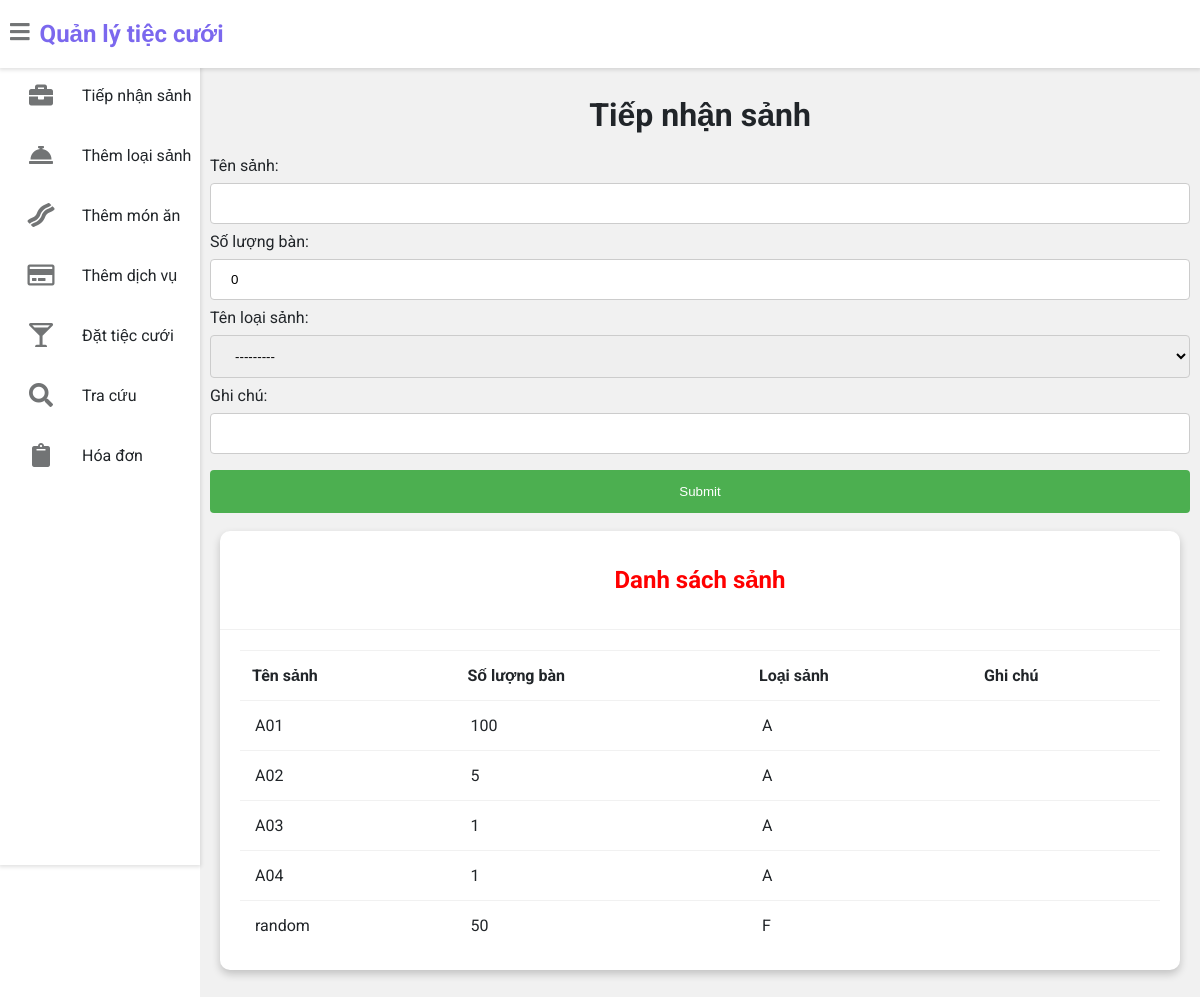
The page /tiepnhansanh on the database its author committed.
### tieccuoi/models.py (models this page shows, shortened)
class LoaiSanh(models.Model):
    MaLoaiSanh = models.AutoField(primary_key=True)
    TenLoaiSanh = models.CharField(max_length=20, unique=True)
    DonGia = models.DecimalField(decimal_places=2, default=0, max_digits=14, validators=[validatePositive])
    def __str__(self):
        return self.TenLoaiSanh

class Sanh(models.Model):
    MaSanh = models.AutoField(primary_key=True)
    TenSanh = models.CharField(max_length=20, unique=True)
    SoLuongBan = models.PositiveIntegerField(default=0, validators=[validatePositive])
    MaLoaiSanh = models.ForeignKey(LoaiSanh, on_delete=models.CASCADE)
    GhiChu = models.CharField(max_length=40, blank=True, null=True)

### tieccuoi/views.py (the view)
# urls.py: path('tiepnhansanh', views.view_TiepNhanSanh, name="tiepNhan"),
def view_TiepNhanSanh(request):
    if request.method == 'POST':
        form = TiepNhanSanh(request.POST)
        if form.is_valid():
            form.save()
            messages.success(request, "Tiếp nhận thành công")
        else:
            messages.warning(request, "Thông tin sảnh không hợp lệ")
    else:
        form = TiepNhanSanh()
    q = Sanh.objects.all().annotate(LoaiSanh=F('MaLoaiSanh__TenLoaiSanh'))
    return render(request, 'tieccuoi/tiepnhansanh.html', {'form': form, 'table': q})

### tieccuoi/forms.py
class TiepNhanSanh(ModelForm):
    class Meta:
        model = Sanh
        fields = ('TenSanh', 'SoLuongBan', 'MaLoaiSanh', 'GhiChu')
        labels = {
            'TenSanh': 'Tên sảnh',
            'SoLuongBan': 'Số lượng bàn',
            'GhiChu': 'Ghi chú',
            'MaLoaiSanh': 'Tên loại sảnh'
        }

### templates/tieccuoi/tiepnhansanh.html (shortened to what this page needs)
{% extends 'tieccuoi/base.html' %}
{% load widget_tweaks %}
{% block content %}
<head>
</head>
<div class="wrapper">
    <h1 style="text-align:center;">Tiếp nhận sảnh</h1>
    <div class=>
        <form method="post">
            {{ form }}
            <input type="submit" value="Submit">
        </form>
    </div>
    <div class="row">
        <div class="col-12 col-m-12 col-sm-12">
            <div class="card">
                <div class="card-header">
                    <h2 style="color:red; text-align:center" >Danh sách sảnh</h2>
                </div>
                <div class="card-content">
                    <table>
                        <thead>
                            <tr>
                                <th>Tên sảnh</th>
                                <th>Số lượng bàn</th>
                                <th>Loại sảnh</th>
                                <th>Ghi chú</th>
                            </tr>
                        </thead>
                        <tbody>
            {% for row in table %}
            <tr>
              <td>{{row.TenSanh}}</td>
              <td>{{row.SoLuongBan}}</td>
              <td>{{row.LoaiSanh}}</td>
              <td>{{row.GhiChu|default_if_none:"&nbsp;"}}</td>
            </tr>
            {% endfor %}
                        </tbody>
                    </table>
                </div>
            </div>
        </div>
    {% endblock content %}

### templates/tieccuoi/base.html (shortened to what this page needs)
<!DOCTYPE html>
{% load static %}
<html>
<head>
	<link rel="stylesheet" type="text/css" href="https://cdnjs.cloudflare.com/ajax/libs/Chart.js/2.9.3/Chart.min.css">
	<link rel="stylesheet" type="text/css" href="{% static 'fontawesomefree/css/all.min.css' %}">
	<link rel="stylesheet" type="text/css" href="{% static 'style.css' %}">
</head>
<body class="overlay-scrollbar">
	<div class="navbar">
		<ul class="navbar-nav">
			<li class="nav-item">
				<a class="nav-link" style="cursor:default">
					<i class="fas fa-bars" onclick="collapseSidebar()" style="cursor:pointer"></i>
				</a>
			</li>
			<li class="nav-item">
			<a style="color:MediumSlateBlue";href="/customer-dashboard"><h2>Quản lý tiệc cưới</h2></a>
			</li>
		</ul>
	</div>
	<div class="sidebar">
		<ul class="sidebar-nav">
			<li class="sidebar-nav-item">
				<a href="/tiepnhansanh" class="sidebar-nav-link">
					<div>
						<i class="fas fa-briefcase"></i>
					</div>
					<span>
						Tiếp nhận sảnh
					</span>
				</a>
			</li>
			<li  class="sidebar-nav-item">
				<a href="/themloaisanh" class="sidebar-nav-link">
					<div>
						<i class="fas fa-concierge-bell	"></i>
					</div>
					<span>Thêm loại sảnh</span>
				</a>
			</li>
			<li  class="sidebar-nav-item">
				<a href="/themmonan" class="sidebar-nav-link">
					<div>
					<i class="fas fa-bacon"></i>
					</div>
					<span>Thêm món ăn</span>
				</a>
			</li>
			<li  class="sidebar-nav-item">
				<a href="/themdichvu" class="sidebar-nav-link">
					<div>
						<i class="far fa-credit-card"></i>
					</div>
					<span>Thêm dịch vụ</span>
				</a>
			</li>
			<li  class="sidebar-nav-item">
				<a href="/dattieccuoi" class="sidebar-nav-link">
					<div>
						<i class="fas fa-glass-martini-alt"></i>
					</div>
					<span>Đặt tiệc cưới</span>
				</a>
			</li>
			<li  class="sidebar-nav-item">
				<a href="/tracuu" class="sidebar-nav-link">
					<div>
						<i class="fas fa-search"></i>
					</div>
					<span>Tra cứu</span>
				</a>
			</li>
			<li  class="sidebar-nav-item">
				<a href="/hoadon" class="sidebar-nav-link">
					<div>
						<i class="fas fa-clipboard"></i>
					</div>
					<span>Hóa đơn</span>
				</a>
			</li>
		</ul>
	</div>
<div>
	<div class="content">
		{% block content %}
		{% endblock content %}
	</div>
</div>
</body>
</html>

### static/style.css (style rules this page uses)
:root { --primary-color: #4834d4; --success-color: #6ab04c; --warning-color: #f0932b; --danger-color: #eb4d4b; --light-color: #212529; --light-second-color: #727475; --light-background: #ffffff; --light-second-background: #f1f1f1; --dark-color: #909090; --dark-second-color: #f5f6fa; --dark-background: #23242D; --dark-second-background: #181818; }
.light { --main-bg-color: var(--light-background); --second-bg-color: var(--light-second-background); --main-color: var(--light-color); --second-color: var(--light-second-color); }
* { box-sizing: border-box; }
body { font-family: 'Roboto', sans-serif; background: var(--main-bg-color); color: var(--main-color); margin: 0; }
.navbar { display: flex; flex-direction: row; background: var(--main-bg-color); color: var(--main-color); position: fixed; top: 0; right: 0; left: 0; z-index: 101; box-shadow: rgba(0,0,0,0.12) 0px 1px 4px 1px; }
.navbar-nav { list-style: none; display: flex; flex-direction: row; padding-left: 0; margin-bottom: 0; margin-top: 0; }
.nav-link { float: left; text-align: center; padding: 21px 10px; text-decoration: none; font-size: 17px; color: var(--second-color); position: relative; }
.navbar-nav i { font-size: 1.4rem; }
.wrapper { padding: 10px; margin-left: 200px; padding-top: 75px; background: var(--second-bg-color); transition: margin-left .5s; }
.sidebar { width: 200px; height: 100vh; position: fixed; margin-top: 65px; background: var(--main-bg-color); box-shadow: rgba(0,0,0,0.12) 0px 1px 4px 1px; z-index: 100; transition: width .5s; overflow:hidden; }
.sidebar-nav { list-style: none; padding: 0; margin: 0; flex-direction: column; align-items: center; }
.sidebar-nav-item { height: 60px; position:static; width: 100%; }
.sidebar-nav-link { display: flex; align-items: center; color: var(--main-color); text-decoration: none; }
.sidebar-nav-link i { font-size: 1.5rem; color: var(--second-color); position: relative; left: 50%; top: 50%; transform: translate(-50%, -50%); }
.sidebar-nav-link div { min-width: 82px; height: 60px; position: static; }
.sidebar-nav-link span { max-height:60px; text-overflow:ellipsis; }
.row { display: flex; flex-wrap: wrap; flex-direction: row; }
.row:after, .row:before { box-sizing: border-box; }
[class*="col-"] { padding: 10px; }
@media only screen and (min-width: 600px) { .col-sm-12 { width: 100%; } }
@media only screen and (min-width: 768px) { .col-m-12 { width: 100%; } }
@media only screen and (min-width: 992px) { .col-12 { width: 100%; } }
.card { background: var(--main-bg-color); color: var(--main-color); border-radius: 10px; margin-bottom: 10px; box-shadow: 0 4px 8px 0 rgba(0,0,0,0.2); }
.card-header { padding: 15px 30px; border-bottom: 1px solid var(--second-bg-color); position: relative; }
.card-content { padding: 20px; overflow-x: auto; }
table { border-collapse: collapse; width: 100%; }
table td { border-top: 1px solid var(--second-bg-color); padding: 15px; }
table th { border-top: 1px solid var(--second-bg-color); border-bottom: 1px solid var(--second-bg-color); padding: 15px 12px; text-align: left; }

### templates/tieccuoi/base.html (style rules this page uses)
a { text-decoration: none; }

### templates/tieccuoi/tiepnhansanh.html (style rules this page uses)
input[type=text], select,input[type=number] , textarea { width: 100%; padding: 12px 20px; margin: 8px 0; display: inline-block; border: 1px solid #ccc; border-radius: 4px; box-sizing: border-box; }
input[type=submit] { width: 100%; background-color: #4CAF50; color: white; padding: 14px 20px; margin: 8px 0; border: none; border-radius: 4px; cursor: pointer; }

### rows shown on the page
LoaiSanh: MaLoaiSanh "---------"
Sanh: TenSanh "A01", SoLuongBan "100", LoaiSanh "A"
Sanh: TenSanh "A02", SoLuongBan "5", LoaiSanh "A"
Sanh: TenSanh "A03", SoLuongBan "1", LoaiSanh "A"
Sanh: TenSanh "A04", SoLuongBan "1", LoaiSanh "A"
Sanh: TenSanh "random", SoLuongBan "50", LoaiSanh "F"
